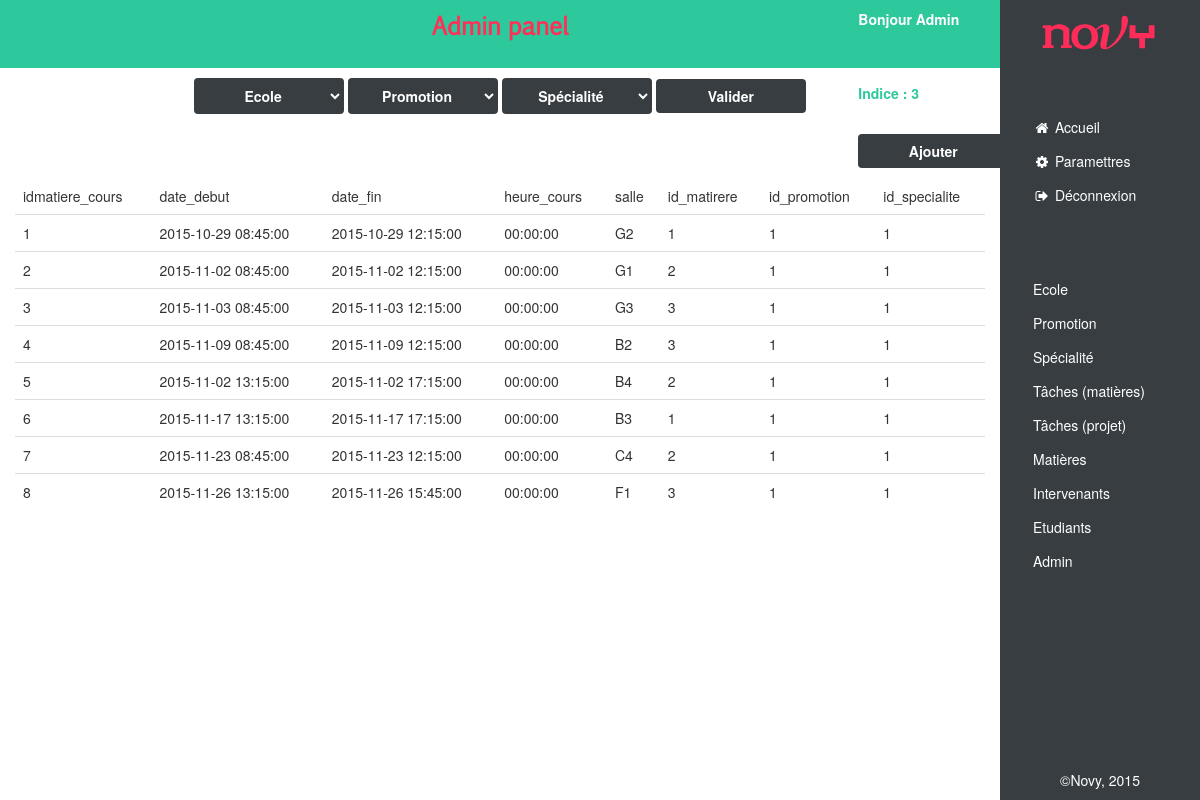
The app's page /admin_recap.php with its own data.
### tables this page shows
CREATE TABLE `matiere_cours` (
  `idmatiere_cours` int(11) NOT NULL AUTO_INCREMENT,
  `date_debut` datetime NOT NULL,
  `date_fin` datetime NOT NULL,
  `heure_cours` time DEFAULT NULL,
  `salle` varchar(45) DEFAULT NULL,
  `id_matiere` int(11) NOT NULL,
  `id_promotion` int(11) NOT NULL,
  `id_specialite` int(11) DEFAULT NULL,
  PRIMARY KEY (`idmatiere_cours`),
  KEY `matiere_matierencours_idx` (`id_matiere`),
  KEY `promotion_matiereencours_idx` (`id_promotion`),
  KEY `specialite_matiereencours_idx` (`id_specialite`),
  CONSTRAINT `matiere_matierencours` FOREIGN KEY (`id_matiere`) REFERENCES `matiere` (`idmatiere`) ON DELETE NO ACTION ON UPDATE NO ACTION,
  CONSTRAINT `promotion_matiereencours` FOREIGN KEY (`id_promotion`) REFERENCES `promotion` (`idpromotion`) ON DELETE NO ACTION ON UPDATE NO ACTION,
  CONSTRAINT `specialite_matiereencours` FOREIGN KEY (`id_specialite`) REFERENCES `specialite` (`idspecialite`) ON DELETE NO ACTION ON UPDATE NO ACTION
);

### admin_recap.php (the view, shortened to what this page needs)
<?php include_once('inc/bdd.php'); ?>
<!DOCTYPE html>
<html lang="fr">
<head>
  <link href="css/bootstrap.min.css" rel="stylesheet">
  <link rel="stylesheet" href="css/font-awesome.min.css">
  <link href="css/custom.css" rel="stylesheet">
</head>
<body>
<div class="container-fluid">
  <div class="row">
    <div class="col-lg-10 col-md-9 col-sm-9 content">
      <header>
        <div class="bg-header">
          <div class="row">
            <div class="col-lg-8 col-lg-offset-2 col-md-10 col-sm-10 school-name">
              <p>Admin panel</p>
            </div>
            <div class="col-lg-2 col-md-2 col-sm-2">
              <p>Bonjour Admin</p>
            </div>
          </div>
        </div>
      </header>
      <div class="row">
        <div class="col-lg-8 col-lg-offset-2 col-md-10 col-sm-10">
          <div class="btn-group-s">
            <select class="btn btn-planning-admin">
              <option value="" disabled selected>Ecole</option>
            </select>
            <select class="btn btn-planning-admin">
              <option value="" disabled selected>Promotion</option>
            </select>
            <select class="btn btn-planning-admin">
              <option value="" disabled selected>Spécialité</option>
            </select>
            <button type="submit" class="btn btn-planning">Valider</button>
          </div>
        </div>
        <div class="col-lg-2 col-md-2 col-sm-2 indice">
            Indice : 3
        </div>
      </div>
      <div class="row">
        <div class="col-lg-2 col-lg-offset-10">
          <div class="btn-group-s">
            <button class="btn btn-planning">Ajouter</button>
          </div>
        </div>
      </div>
      <div class="row calendar">
        <div class="col-lg-12 col-md-12 col-sm-12">
          <table class="table">
            <thead>
              <tr>
              <?php
                $name_col = array('idmatiere_cours', 'date_debut', 'date_fin', 'heure_cours', 'salle', 'id_matirere', 'id_promotion', 'id_specialite');
                foreach($name_col as $col){
                  echo '<td>'.$col.'</td>';
                }
              ?>
              </tr>
            </thead>
            <tbody>
              <?php
                $res = $bdd->query('SELECT * FROM matiere_cours');
                while($data = $res->fetch()){
                  echo '<tr>
                          <td>'.$data['idmatiere_cours'].'</td>
                          <td>'.$data['date_debut'].'</td>
                          <td>'.$data['date_fin'].'</td>
                          <td>'.$data['heure_cours'].'</td>
                          <td>'.$data['salle'].'</td>
                          <td>'.$data['id_matiere'].'</td>
                          <td>'.$data['id_promotion'].'</td>
                          <td>'.$data['id_specialite'].'</td>
                        </tr>';
                }
              ?>
            </tbody>
          </table>
        </div>
      </div>
    </div>
  <aside class="col-lg-2 col-md-3 col-sm-3">
      <?php include('inc/menu.php'); ?>
      <nav class="admin">
        <ul class="nav nav-pills nav-stacked">
          <a href="#" class="btn">Ecole</a>
          <a href="#" class="btn">Promotion</a>
          <a href="#" class="btn">Spécialité</a>
          <a href="#" class="btn">Tâches (matières)</a>
          <a href="#" class="btn">Tâches (projet)</a>
          <a href="#" class="btn">Matières</a>
          <a href="#" class="btn">Intervenants</a>
          <a href="#" class="btn">Etudiants</a>
          <a href="#" class="btn">Admin</a>
        </ul>
      </nav>
        <footer>
         <p>©Novy, 2015</p>
        </footer>
  </aside>
  </div>
</div>
</body>
</html>

### inc/menu.php
<span class="logo">
	<img class="logo" src="img/logo.png" alt="NovY"/>
</span>
<nav>
	<ul class="nav nav-pills nav-stacked">
	  <a href="#" class="btn"><i class="fa fa-home fa-fw"></i> Accueil</a>
	  <a href="#" class="btn"><i class="fa fa-gear fa-fw"></i> Paramettres</a>
	  <a href="#" class="btn"><i class="fa fa-sign-out fa-fw"></i> Déconnexion</a>
	</ul>
</nav>

### css/custom.css (style rules this page uses)
.container-fluid { height: 100%; }
.container-fluid .row { height: 100%; }
html { height: 100%; margin: 0; padding: 0; }
html body { height: 100%; margin: 0; }
html .bg-header { background: #2DC89B; padding: 5px 0; color: #fff; font-weight: bold; line-height: 2; }
html .bg-header .school-name { font-size: 24px; color: #ff3058; text-align: center; font-family: Pigiarniq; }
html .content { float: left; padding: 0; }
html .content .calendar { padding: 0 15px; }
html aside.col-lg-2 { background: #383d41; height: 100%; position: fixed; color: #fff; padding: 15px 0; top: 0; right: 0; }
html aside.col-lg-2 footer { margin-top: 50px; position: absolute; bottom: 0; right: 20%; left: 20%; text-align: center; }
html nav { margin-top: 60px; }
html nav a.btn { color: #fff; width: 80%; text-align: left; margin: 0 10%; }
.indice { display: inline-block; margin-top: 15px; color: #2DC89B; font-weight: bold; }
.logo { text-align: center; color: #ff3058; font-weight: bold; display: block; margin: 0 auto; }
.btn-group-s { width: 100%; margin: 0 auto; display: inline-block; text-align: center; }
.btn-group-s .btn-planning, .btn-group-s .btn-planning-admin { background: #383d41; color: #fff; margin: 10px 0; width: 150px; font-weight: bold; position: relative; }

### records on screen
matiere_cours: idmatiere_cours "1", date_debut "2015-10-29 08:45:00", date_fin "2015-10-29 12:15:00", heure_cours "00:00:00", salle "G2", id_matiere "1", id_promotion "1", id_specialite "1"
matiere_cours: idmatiere_cours "2", date_debut "2015-11-02 08:45:00", date_fin "2015-11-02 12:15:00", heure_cours "00:00:00", salle "G1", id_matiere "2", id_promotion "1", id_specialite "1"
matiere_cours: idmatiere_cours "3", date_debut "2015-11-03 08:45:00", date_fin "2015-11-03 12:15:00", heure_cours "00:00:00", salle "G3", id_matiere "3", id_promotion "1", id_specialite "1"
matiere_cours: idmatiere_cours "4", date_debut "2015-11-09 08:45:00", date_fin "2015-11-09 12:15:00", heure_cours "00:00:00", salle "B2", id_matiere "3", id_promotion "1", id_specialite "1"
matiere_cours: idmatiere_cours "5", date_debut "2015-11-02 13:15:00", date_fin "2015-11-02 17:15:00", heure_cours "00:00:00", salle "B4", id_matiere "2", id_promotion "1", id_specialite "1"
matiere_cours: idmatiere_cours "6", date_debut "2015-11-17 13:15:00", date_fin "2015-11-17 17:15:00", heure_cours "00:00:00", salle "B3", id_matiere "1", id_promotion "1", id_specialite "1"
matiere_cours: idmatiere_cours "7", date_debut "2015-11-23 08:45:00", date_fin "2015-11-23 12:15:00", heure_cours "00:00:00", salle "C4", id_matiere "2", id_promotion "1", id_specialite "1"
matiere_cours: idmatiere_cours "8", date_debut "2015-11-26 13:15:00", date_fin "2015-11-26 15:45:00", heure_cours "00:00:00", salle "F1", id_matiere "3", id_promotion "1", id_specialite "1"

### other values on screen
$col "idmatiere_cours"
$col "date_debut"
$col "date_fin"
$col "heure_cours"
$col "salle"
$col "id_matirere"
$col "id_promotion"
$col "id_specialite"
